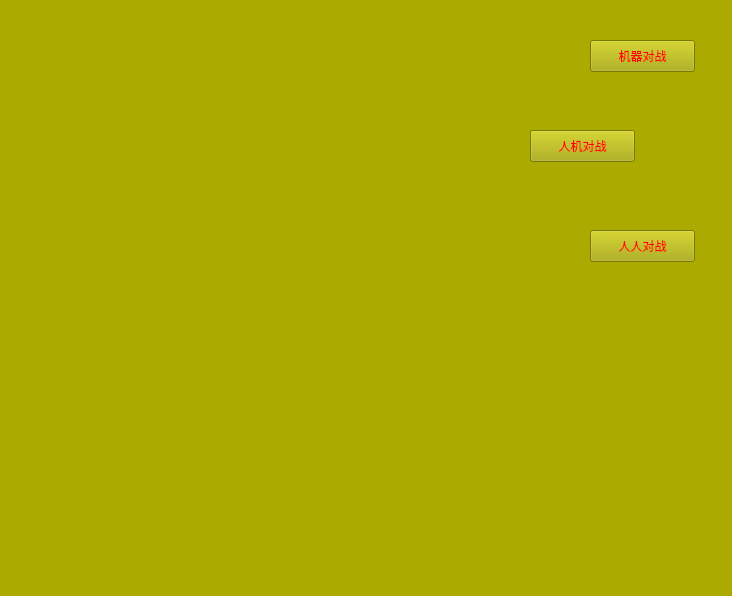
<?xml version="1.0" encoding="UTF-8"?>
<ui version="4.0">
 <class>Widget</class>
 <widget class="QWidget" name="Widget">
  <property name="geometry">
   <rect>
    <x>0</x>
    <y>0</y>
    <width>732</width>
    <height>596</height>
   </rect>
  </property>
  <property name="maximumSize">
   <size>
    <width>16777215</width>
    <height>16777215</height>
   </size>
  </property>
  <property name="baseSize">
   <size>
    <width>200</width>
    <height>200</height>
   </size>
  </property>
  <property name="windowTitle">
   <string>Widget</string>
  </property>
  <property name="styleSheet">
   <string notr="true">background-color: rgb(170, 170, 0);
background-color: rgb(170, 170, 0);</string>
  </property>
  <widget class="QLabel" name="label">
   <property name="geometry">
    <rect>
     <x>0</x>
     <y>0</y>
     <width>512</width>
     <height>512</height>
    </rect>
   </property>
   <property name="maximumSize">
    <size>
     <width>16777215</width>
     <height>16777215</height>
    </size>
   </property>
   <property name="text">
    <string/>
   </property>
   <property name="pixmap">
    <pixmap>C:/Users/杨健/Pictures/Saved Pictures/暗棋封面.png</pixmap>
   </property>
  </widget>
  <widget class="QPushButton" name="man">
   <property name="geometry">
    <rect>
     <x>590</x>
     <y>230</y>
     <width>105</width>
     <height>32</height>
    </rect>
   </property>
   <property name="maximumSize">
    <size>
     <width>111</width>
     <height>16777215</height>
    </size>
   </property>
   <property name="baseSize">
    <size>
     <width>200</width>
     <height>200</height>
    </size>
   </property>
   <property name="styleSheet">
    <string notr="true">background-color: rgb(170, 170, 0);
color: rgb(255, 0, 0);
font: 14pt &quot;楷体&quot;;</string>
   </property>
   <property name="text">
    <string>人人对战</string>
   </property>
  </widget>
  <widget class="QPushButton" name="pushButton_2">
   <property name="geometry">
    <rect>
     <x>530</x>
     <y>130</y>
     <width>105</width>
     <height>32</height>
    </rect>
   </property>
   <property name="baseSize">
    <size>
     <width>200</width>
     <height>200</height>
    </size>
   </property>
   <property name="styleSheet">
    <string notr="true">color: rgb(255, 0, 0);
background-color: rgb(170, 170, 0);
font: 14pt &quot;楷体&quot;;</string>
   </property>
   <property name="text">
    <string>人机对战</string>
   </property>
  </widget>
  <widget class="QPushButton" name="pushButton">
   <property name="geometry">
    <rect>
     <x>590</x>
     <y>40</y>
     <width>105</width>
     <height>32</height>
    </rect>
   </property>
   <property name="styleSheet">
    <string notr="true">color: rgb(255, 0, 0);
background-color: rgb(170, 170, 0);
font: 14pt &quot;楷体&quot;;</string>
   </property>
   <property name="text">
    <string>机器对战</string>
   </property>
  </widget>
 </widget>
 <layoutdefault spacing="6" margin="11"/>
 <resources/>
 <connections/>
</ui>
